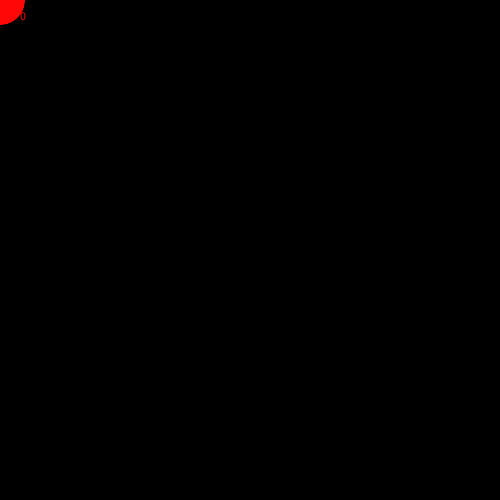
Frame 1 (no input)
Frame 60 (the mouse pressed at the canvas centre just before this capture): identical to frame 1, image omitted
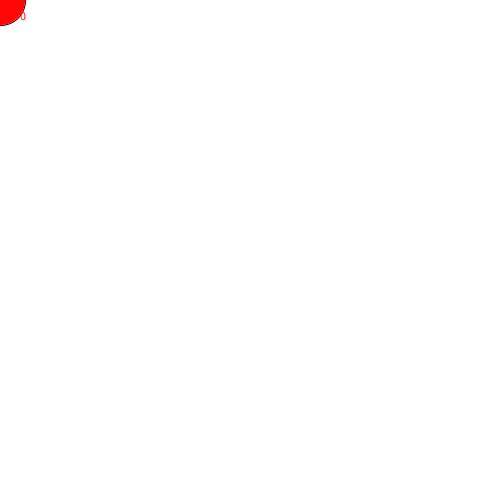
Frame 120 (the mouse held since frame 60 and released just before this capture)

The Processing sketch that drew these frames (run headless with seeded random() and noise(); from frame 60 on, the mouse is pressed at the canvas centre):

// Processing sketch: processing_115184
// ── processing_115184.pde

float x1 = mouseX;
float y1 = mouseY;

float radius = 25;
float afstand = 50;
float boldY = 0;
float boldX =0;
int point = 0;


void setup() 
{
size (500,500);
background (255);
smooth();
}
 

void draw() 
{

  x1 = mouseX;
  y1 = mouseY;
afstand = sqrt((boldX-x1)*(boldX-x1) + (boldY-y1)*(boldY-y1));
fill (255,7,7);

if ((afstand <= radius + 7) && (afstand >= radius))
{
 flytbold();
 background (255);
 point = point+1;
  
}
if (afstand <= radius)
{
 background (0); 
}
else { background(255); }
 
 ellipse(boldX,boldY,50,50);
 text(point,20,20);

 
}
void flytbold(){
 boldX = (random (0,500));
 boldY = (random(0,500));
  
}
